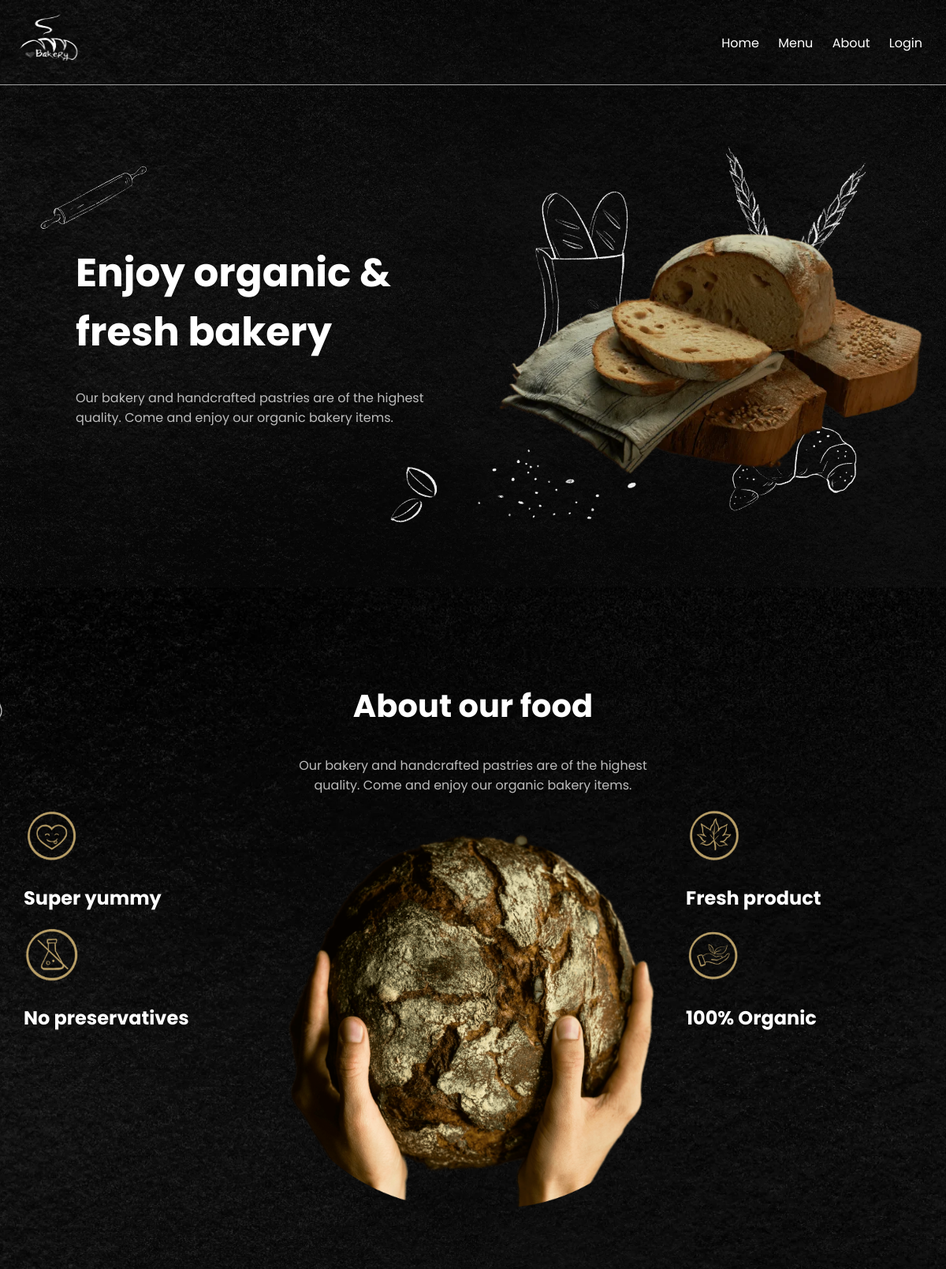
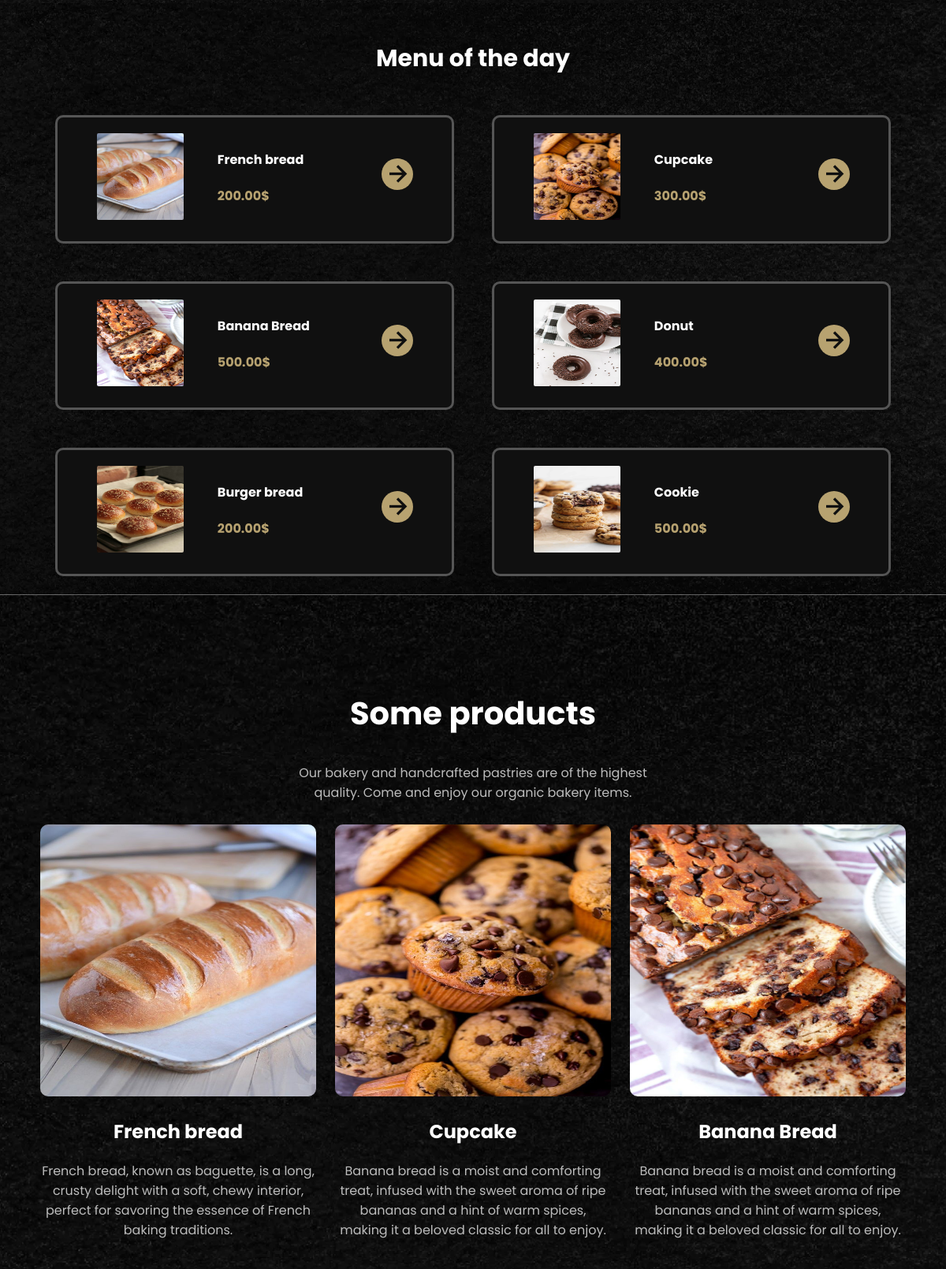
The page / (upper part) on the database its author committed (2 pictures, top to bottom).
### tables this page shows
CREATE TABLE `products` (
  `id` int(11) NOT NULL,
  `title` varchar(100) NOT NULL,
  `description` varchar(300) NOT NULL,
  `price` decimal(10,2) NOT NULL,
  `image` varchar(500) NOT NULL,
  `category` bit(1) NOT NULL,
  `Flavours` varchar(200) NOT NULL
);

### inc/app.php (called while the page is built, shortened)
<?php
function db_execute_query($conn, $sql){
    try {
        $result = mysqli_query($conn, $sql);
    } catch (Exception $e) {
        return array("status" => "error", "code" => 403, "message" => $e->getMessage());
    }
    return $result;
}
function db_select($conn, $table, $columns = "*", $where = ""){
    $sql = "SELECT $columns FROM $table";
    try{
        $result = db_execute_query($conn, $sql);
    }catch(Exception $e){
        return array("status" => "error", "code" => 404, "message" => $e->getMessage());
    }
    $rows = [];
    while ($row = mysqli_fetch_assoc($result)) {
        $rows[] = $row;
    }
    return $rows;
}

### pages/home.php (the view, shortened to what this page needs)
<?php
$connection = db_connect($db_host,$db_user,$db_password,$db_name);
$products = db_select($connection,"products");
?>
  <div class="container">
    <div class="cover-content">
        <h1 class="cover-header">Enjoy organic &<br>
            fresh bakery</h1>
        <p class="cover-paragraph">Our bakery and handcrafted pastries are of the highest
            quality. Come and enjoy our organic bakery items.</p>
    </div>
    <div class="cover-image">
        <img src="assets/images/bread.webp">
    </div>
  </div>
  <section class="section-about cover">
    <div class="section-head">
      <h1>About our food</h1>
      <p>Our bakery and handcrafted pastries are of the highest quality. Come and enjoy our organic bakery items.</p>
    </div>
    <div class="section-category">
      <div class="flex">
        <div class="content-category">
        <div>
            <img src="assets/images/yummy.svg">
            <h1>Super yummy</h1>
        </div>
        <div>
            <img src="assets/images/high-quality.svg">
            <h1>No preservatives</h1>
        </div>
        </div>
        <div>
          <img class="organicBread" src="assets/images/organicBread.png">
        </div>
        <div class="content-category">
          <div>
            <img src="assets/images/frech-product.svg">
            <h1>Fresh product</h1>
          </div>
          <div>
            <img src="assets/images/organic.svg">
            <h1>100% Organic</h1>
          </div>
        </div>
      </div>
    </div>
  </section>
  <section class="menuday-container cover">
    <div>
        <h1>Menu of the day</h1>
        <div class="flex">
            <?php
            $count = 0;
                if(count($products) > 0){
                   foreach($products as $product){
                         ?>
                         <div class="menuday-card flex">
                            <div class="menudaycard-content">
                            <div class="menudaycard-img">
                                <img class="menuday-img" src="<?= $product['image'] ?>">
                            </div>
                            <div class="menudaycard-title">
                                <h4><?= $product['title'] ?></h4>
                                <p><?= $product['price'] ?>$</p>
                            </div>
                            <a href="product_details?id=<?= $product['id'] ?>" class="menu-link">
                            <div class="menudaycard-icon">
                            <i class='bx bx-right-arrow-alt'></i>
                            </div>
                            </a>
                            </div>
                        </div>
                  <?php
                   $count ++;
                   if($count == 6){
                    break;
                   }
                    }
                }
            ?>
        </div>
    </div>
  </section>
  <section class="section-menu cover">
    <div class="section-head">
      <h1>Some products</h1>
      <p>Our bakery and handcrafted pastries are of the highest quality. Come and enjoy our organic bakery items.</p>
    </div>
    <div>
      <div class="flex">
      <?php
                 $count = 0;
                 if(count($products) > 0){
                    foreach($products as $product){ ?>
                        <div class="card">
                        <a href="product_details?id=<?= $product['id'] ?>" class="menu-link">
                        <img class="menu-image" src="<?= $product['image'] ?>">
                        <h1><?= $product['title'] ?></h1>
                        <p class="description"><?= $product['description'] ?></p>
                        </a>
                        </div>
                        <?php
                   $count ++;
                   if($count == 6){
                    break;
                   }
                    }
                }
            ?>
      </div>
    </div>
  </section>

### assets/css/style.css (style rules this page uses)
:root { --color-1: #B7A270; --color-2: #FFFFFF; --color-3: #BCBCBC; --color-4: #101010; --color-5: #AB9E7D; }
* { font-family: 'Cairo', sans-serif; font-family: 'Mooli', sans-serif; font-family: 'Nunito Sans', sans-serif; font-family: 'Poppins', sans-serif; }
body { margin: 0; padding: 0; font-family: Arial, sans-serif; }
.container { display: flex; justify-content: center; align-items: center; flex-wrap: wrap; background-image: url(/newBakery/assets/images/bread-cover.webp); background-size: cover; background-position: center; background-repeat: no-repeat; padding-top: 100px; padding-bottom: 120px; }
.cover-header,.about { color: var(--color-2); font-size: 50px; }
.cover-content { width: 500px; margin-left: 4; }
.cover-image { margin-left: 10%; margin-top: 5%; }
.cover-image img { width:550px; height:350px; }
.cover-paragraph { color: var(--color-3); }
.section-about { background-image: url(/newBakery/assets/images/aboutBg.webp); }
.cover { background-size: cover; background-position: center; background-repeat: no-repeat; }
.section-head { width: 500px; margin-left: auto; margin-right: auto; justify-content: center; padding-top: 10%; text-align: center; }
.section-head h1 { color: var(--color-2); margin-top: auto; font-size: 40px; }
.organicBread { width: 540px; height: 520; }
.section-head p,.flavor { color:var(--color-3); }
.section-about h1,.details-content h1,.details-content h2 { color: var(--color-2); }
.flex { display: flex; flex-wrap: wrap; margin-left: auto; margin-right: auto; justify-content: center; }
.content-category { width: 300px; }
.section-menu { background-image: url(/newBakery/assets/images/ourMenubg.webp); }
.menu-image { width: 350px; height: 345px; border-radius: 10px; }
.card { margin: 1%; width: 350px; text-align: center; }
.card h1,.testimonial-head { color: var(--color-2); text-align: center; }
.description,.product-content p,.testimonial-card p, footer td { color: var(--color-3); }
.section-product h2,.product-header, footer th,.menuday-container h4 { color: var(--color-2); }
.menuday-img { width: 110px; height: 110px; border-radius: 2px; }
.menuday-container { background-image: url(/newBakery/assets/images/section-productbg.webp); margin-top: auto; }
.menuday-container h1 { margin-top: auto; color: var(--color-2); text-align: center; padding-top: 4%; font-size: 30px; }
.menuday-container p,.price { color: var(--color-1); font-weight: bold; }
.menuday-card { width: 500px; background-color: var(--color-4); margin: 2%; border-style: solid; border-color: rgba(188, 188, 188, 0.4); border-radius: 10px; }
.menudaycard-content { padding: 5px 2px 5px 2px; display: flex; color:var(--color-2) }
.menudaycard-img { width: 120px; margin-right: 1%; padding: 15px; }
.menudaycard-title { width: 150px; margin-right: 1%; margin-left: 1%; padding: 15px; }
.menudaycard-icon { width: 70px; margin-left: 1%; padding: 15px; text-align: right; font-size: 40px; padding-top: 40%; }
.bx-right-arrow-alt,.bxs-edit-alt { background-color: var(--color-1); color: var(--color-4); border-radius: 50%; cursor: pointer; }
.menu-link { cursor: pointer; text-decoration: none; }
.section-category { padding-bottom: 5%; }
@media screen and (min-width: 800px) { .cover-image { margin-left: auto; margin-right: auto; justify-content: center; } }
@media screen and (min-width: 1000px) { .cover-content { margin-left: 8%; } }

### rows shown on the page
products: image (picture), title "French bread", price "200.00", description "French bread, known as baguette, is a long, crusty delight with a soft, chewy interior, perfect for savoring the essence of French baking traditions."
products: image (picture), title "Cupcake", price "300.00", description "Banana bread is a moist and comforting treat, infused with the sweet aroma of ripe bananas and a hint of warm spices, making it a beloved classic for all to enjoy."
products: image (picture), title "Banana Bread", price "500.00", description "Banana bread is a moist and comforting treat, infused with the sweet aroma of ripe bananas and a hint of warm spices, making it a beloved classic for all to enjoy."
products: image (picture), title "Donut", price "400.00"
products: image (picture), title "Burger bread", price "200.00"
products: image (picture), title "Cookie", price "500.00"
